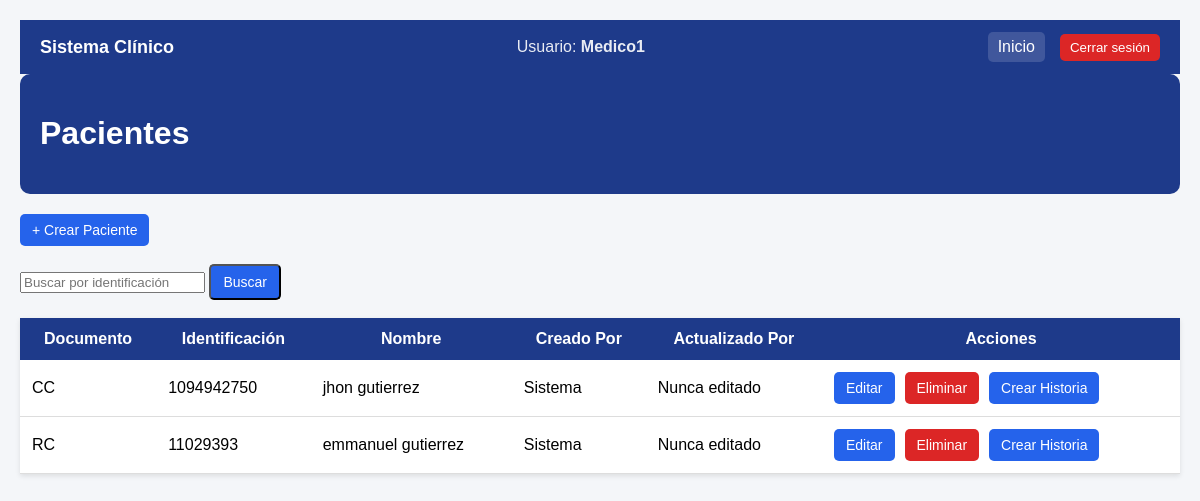
Before: /pacientes/ (signed in) with the older database file.
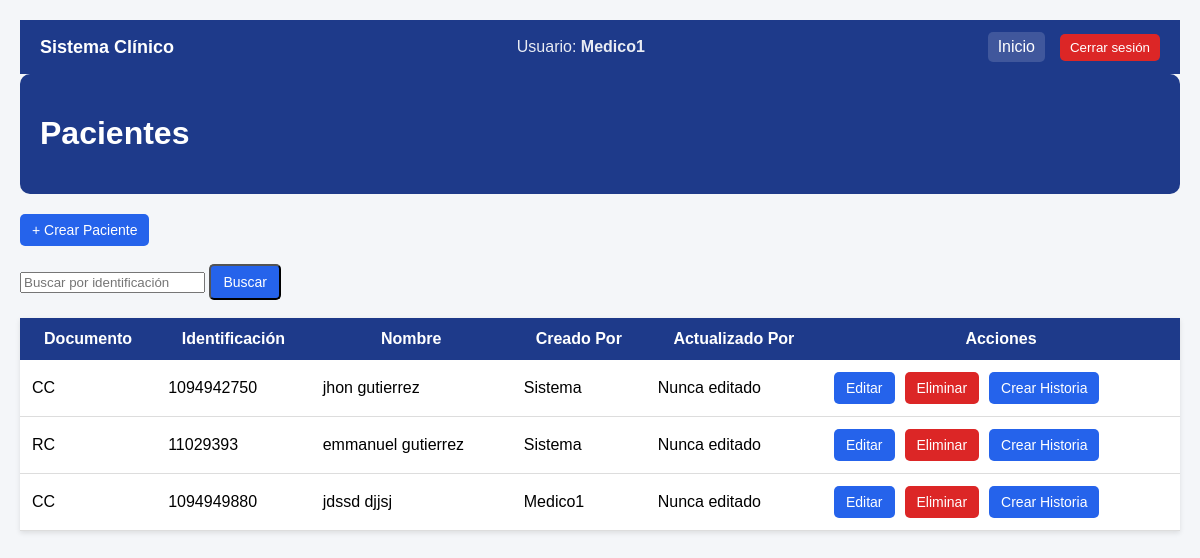
After: the same page with the newer database file.
### pacientes/models.py (models this page shows, shortened)
class Paciente(models.Model):
    nombre = models.CharField(max_length=100)
    creado_por = models.ForeignKey(
        User,
        on_delete=models.SET_NULL,
        null=True,
        blank=True,
        related_name="pacientes_creados"
    )
    actualizado_por = models.ForeignKey(
        User,
        on_delete=models.SET_NULL,
        null=True,
        blank=True,
        related_name="pacientes_actualizados"
    )
    tipo_documento = models.CharField(max_length=5)
    identificacion = models.CharField(max_length=30,unique=True)
    nombre = models.CharField(max_length=100)
    apellido = models.CharField(max_length=100)
    fecha_nacimiento = models.DateField()
    sexo = models.CharField(max_length=20)

### pacientes/views.py (the view)
# urls.py: path('pacientes/', views.lista_pacientes, name='lista_pacientes'),
@login_required
def lista_pacientes(request):
    pacientes = Paciente.objects.all()
    identificacion = request.GET.get('identificacion')
    if identificacion:
        pacientes = pacientes.filter(
            identificacion__icontains=identificacion
        )
    rol = None
    if request.user.groups.filter(name="medico").exists():
        rol = "medico"
    elif request.user.groups.filter(name="enfermero").exists():
        rol = "enfermero"
    elif request.user.groups.filter(name="admin").exists():
        rol = "admin"
    return render(request, "pacientes/lista_pacientes.html", {"pacientes": pacientes,"rol": rol})

### pacientes/templates/pacientes/lista_pacientes.html (shortened to what this page needs)
<!DOCTYPE html>
<html>
<head>
    {% include 'pacientes/navbar.html' %}
</head>
<body>
<div class="contenedor">
    <div class="encabezado">
        <h1>Pacientes</h1>
    </div>
    <a href="/pacientes/crear/" class="boton">
        + Crear Paciente
    </a>
    <br><br>
    <form method="GET">
        <input
            type="text"
            name="identificacion"
            placeholder="Buscar por identificación"
            value="{{ request.GET.identificacion }}"
        >
        <button type="submit" class="boton">
            Buscar
        </button>
    </form>
    <br>
    <table>
        <thead>
            <tr>
                <th>Documento</th>
                <th>Identificación</th>
                <th>Nombre</th>
                <th>Creado Por</th>
                <th>Actualizado Por</th>
                <th>Acciones</th>
            </tr>
        </thead>
        <tbody>
            {% for paciente in pacientes %}
            <tr>
                <td>{{ paciente.tipo_documento }}</td>
                <td>{{ paciente.identificacion }}</td>
                <td>
                    {{ paciente.nombre }} {{ paciente.apellido }}
                </td>
                <td>
                    {% if paciente.creado_por %}
                        {{ paciente.creado_por.username }}
                    {% else %}
                        Sistema
                    {% endif %}
                </td>
                <td>
                    {% if paciente.actualizado_por %}
                        {{ paciente.actualizado_por.username }}
                    {% else %}
                        Nunca editado
                    {% endif %}
                </td>
                <td>
                    <div class="acciones">
                        <a href="/pacientes/editar/{{paciente.id}}/" class="boton">
                            Editar
                        </a>
                        <a href="/pacientes/eliminar/{{ paciente.id }}/"
                           class="boton boton-rojo"
                           onclick="return confirm('⚠️ ¿Seguro que deseas eliminar este paciente?')">
                            Eliminar
                        </a>
                        <a href="{% url 'crear_historia_paciente' paciente.id %}" class="boton">
                           Crear Historia
                        </a>
                    </div>
                </td>
            </tr>
            {% empty %}
            <tr>
                <td colspan="6">
                    No hay pacientes registrados.
                </td>
            </tr>
            {% endfor %}
        </tbody>
    </table>
</div>
</body>
</html>

Changed rows visible on the page:
added Paciente: tipo_documento "CC", identificacion "1094949880", nombre "jdssd", apellido "djjsj", creado_por.username "Medico1", shows "Nunca editado"
